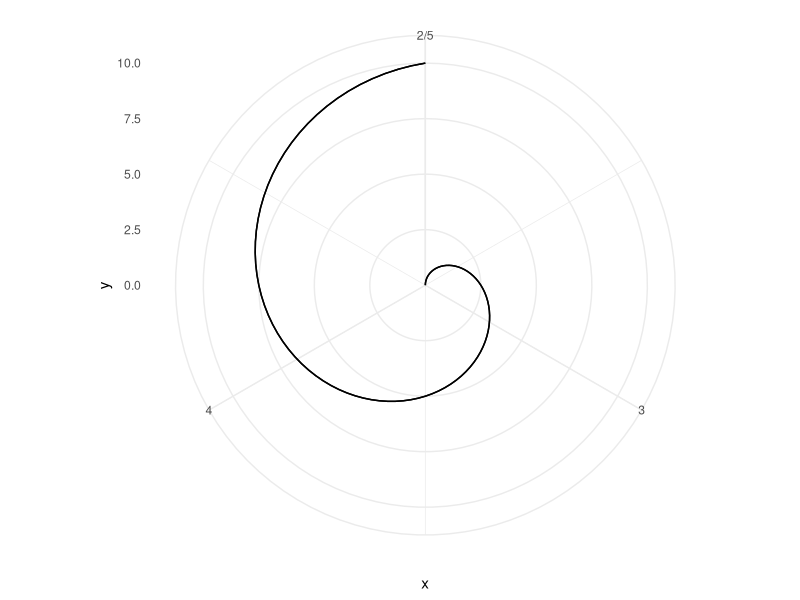

The R source for this figure:
library(ggplot2)

R2strich <- 3.19
X2strich <- 9.74
Z2strich <- complex(real = R2strich, imag = X2strich)

R1 <- 0.077
X2 <- 6.28
Z1 <- complex(real=R1, imag=X2)

XMstrich <- 1413.7

ratio <- 10 / 0.4

U_Zstrich <- 10 * 10^(3) / sqrt(3)

Z <- complex( real = 350 * 10^(-3), imag = 330 * 10^(-3))

#===============================

Zstrich <- Z * (ratio^2)

I2strich <- U_Zstrich / Zstrich

U_Z2 <- I2strich * Z2strich

U_Mstrich <- U_Z2 + U_Zstrich

I1 <- (U_Mstrich / (complex(real = 0, imag = XMstrich))) + I2strich

U_Z1 <- I1 * Z1

U1 <- U_Z1 + U_Mstrich

#===============================

outputName <- "zeigerbild2.pdf"
width      <- 10
height     <- 6.18
                                        
#===============================

complex_arrow <- function (c1, color="black", c2 = complex(real=0, imag=0) ) {

  geom_segment(aes(x = Re(c2), y = Im(c2),
                   xend  = Re(c2) + Re(c1),
                   yend  = Im(c2) + Im(c1)),
               arrow = arrow(length = unit(0.5, "cm")),
               color = color)
}

annotate_arrow <- function (c1, label, c2 = complex(real=0, imag=0)) {

  annotate("text",
           x = Re(c2) + Re(c1) / 2,
           y = Im(c2) + Im(c1) / 2,
           label = label,
           angle =  atan(height/width) * 180/pi )
}

#atan((height * Im(U1))/(width * Re(U1)) ) * 180/pi


plot <- ggplot(data.frame(x=c(0, abs(U1))), aes(x)) +
  theme_minimal() +
#  scale_x_continuous(limits = c(0, abs(U1)) ) +
  coord_polar() +

  geom_segment(aes(y = 0, x= 2, xend = 5, yend = 10))

  ## complex_arrow(U1, "blue") +
  ## annotate_arrow(U1, bquote("U"[1])) +

  ## complex_arrow(U_Zstrich, "green") +
  ## annotate_arrow(U_Zstrich, bquote("U"["Z'"])) +

  ## complex_arrow(U_Mstrich, "gray") +
  ## annotate_arrow(U_Mstrich, bquote("U"["M'"])) +

  ## complex_arrow(U_Z2, "red", U_Zstrich) +
  ## annotate_arrow(U_Z2, bquote("U"["Z2"]), c2 = U_Zstrich) +

  ## complex_arrow(U_Z1, "orange", U_Mstrich) +
  ## annotate_arrow(U_Z1, bquote("U"["Z1"]), c2 = U_Mstrich) 


pdf(outputName, width = width, height = height)
plot
